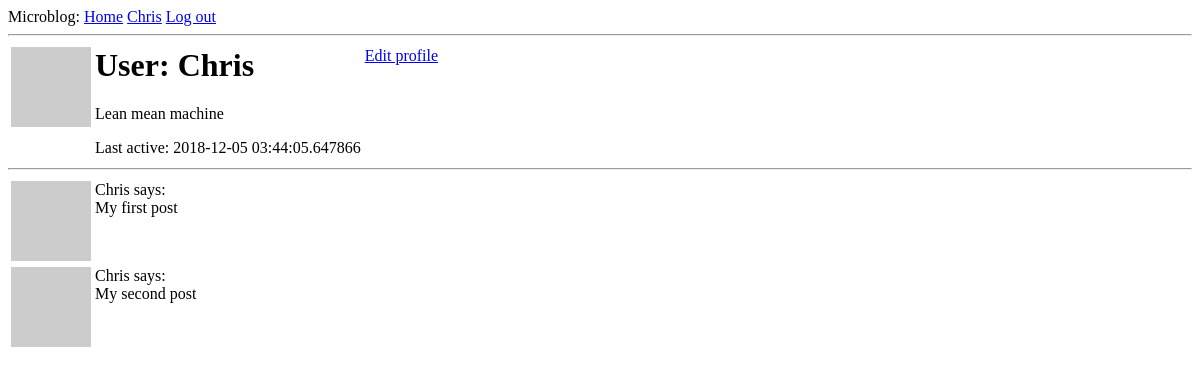
Before: /user/Chris (signed in) with the older database file.
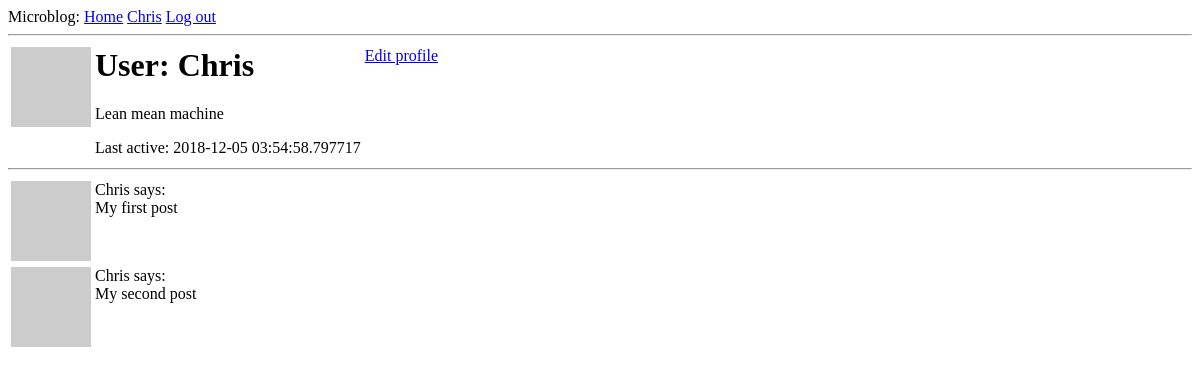
After: the same page with the newer database file.
### app/models.py (models this page shows, shortened)
class User(UserMixin, db.Model):
    id            = db.Column(db.Integer, primary_key = True)
    username      = db.Column(db.String(64), index = True, unique = True)
    email         = db.Column(db.String(128), index = True, unique = True)
    password_hash = db.Column(db.String(128))
    posts         = db.relationship('Post', backref = 'author', lazy = 'dynamic')
    about_me      = db.Column(db.String(50))
    last_seen     = db.Column(db.DateTime, default=datetime.utcnow)
    def avatar(self, size = 64):
        digest = md5(self.email.lower().encode('utf-8')).hexdigest()
        return('https://gravatar.com/avatar/{}?d=retro&s={}'.format(digest, size))

### app/routes.py (the view)
@app.route('/user/<username>')
@login_required
def user(username):
    user  = User.query.filter_by(username = username).first_or_404()
    posts = [
        {'author': user, 'body': 'My first post'},
        {'author': user, 'body': 'My second post'}
    ]
    return(render_template('user.html', user = user, posts = posts))

### app/models.py (called while the page is built)
@login.user_loader
def load_user(id):
    return User.query.get(int(id))

### app/routes.py (called while the page is built)
@app.before_request
def before_request():
    if current_user.is_authenticated:
        current_user.last_seen = datetime.utcnow()
        db.session.commit()

### app/templates/user.html
{% extends "base.html" %}
{% block content %}
  <table>
    <tr valign="top">
      <td><img src="{{ user.avatar() }}"></td>
      <td>
        <h1>User: {{ user.username }}</h1>
        {% if user.about_me %}<p>{{ user.about_me }}</p>{% endif %}
        {% if user.last_seen %}<p>Last active: {{ user.last_seen }}</p>{% endif %}
      </td>
      <td>
        {% if user == current_user %}
        <p><a href="{{ url_for('edit_profile') }}">Edit profile</a></p>
        {% endif %}
      </td>
    </tr>
  </table>
  <hr>
  {% for post in posts %}
    {% include "_post.html" %}
  {% endfor %}
{% endblock %}

### app/templates/base.html (shortened to what this page needs)
<html>
    <head>
    </head>
    <body>
        <div>
            Microblog:
            <a href="{{ url_for('index') }}">Home</a>
            {% if current_user.is_anonymous %}
            <a href="{{ url_for('login') }}">Login</a>
            {% else %}
            <a href="{{ url_for('user', username = current_user.username) }}">{{ current_user.username }}</a>
            <a href="{{ url_for('logout') }}">Log out</a>
            {% endif %}
        </div>
        <hr>
        {% block content %}{% endblock %}
    </body>
</html>

### app/templates/_post.html
<table>
    <tr valign="top">
        <td><img src="{{ post.author.avatar(36) }}"></td>
        <td>{{ post.author.username }} says:<br>{{ post.body }}</td>
    </tr>
</table>

Changed rows visible on the page:
changed User "Chris": last_seen "2018-12-05 03:44:05.647866" → "2018-12-05 03:54:58.797717"
